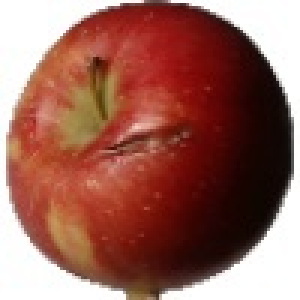
#> input picture fruits-360/fruits-360/Training/Apple Braeburn/r_173_100.jpg, 100 x 100 px (shown 3 times larger); its folder holds only this picture in this run
$ jupyter execute --allow-errors DataReader.ipynb
#> lines starting #> are read from the running program, lines starting #| are printed output that depends on the picture
[cell 1]
import os
import cv2

TRAINING_PATH = "../fruits-360/fruits-360/Training"
VALIDATION_PATH = "../fruits-360/fruits-360/Validation"

# Read in all the images and return features and labels
def data_reader(category_path):
#> called with category_path = '../fruits-360/fruits-360/Training'
    x = []
    y = []
    categories = os.listdir(category_path)
    for idx, category in enumerate(categories):
        image_path = os.path.join(category_path, category)
        images = os.listdir(image_path)
        for image in images:
            file_path = os.path.join(image_path, image)
            image_array = cv2.imread(file_path, cv2.IMREAD_GRAYSCALE)
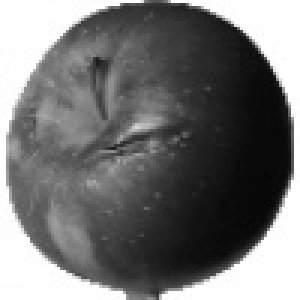
#> image_array: shape (100, 100) (shown 3 times larger); min 5, max 255, mean 115.8
            x.append(image_array)
            y.append(idx)
#> pass 2 of the loop in data_reader, `for idx, category in enumerate(categories):`:
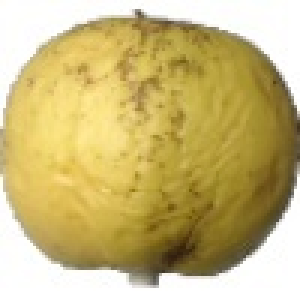
#> input picture fruits-360/fruits-360/Training/Apple Golden 1/223_100.jpg, 100 x 100 px (shown 3 times larger)
#> in data_reader, `image_array = cv2.imread(file_path, cv2.IMREAD_GRAYSCALE)`:
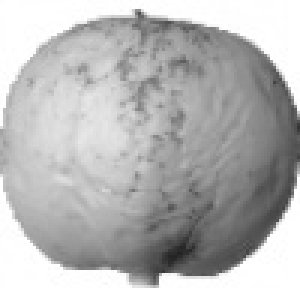
#> image_array: shape (100, 100) (shown 3 times larger); min 35, max 255, mean 183
#> pass 3 of the loop in data_reader, `for idx, category in enumerate(categories):`:
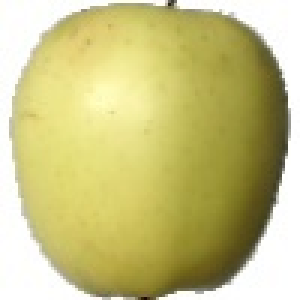
#> input picture fruits-360/fruits-360/Training/Apple Golden 2/313_100.jpg, 100 x 100 px (shown 3 times larger)
#> in data_reader, `image_array = cv2.imread(file_path, cv2.IMREAD_GRAYSCALE)`:
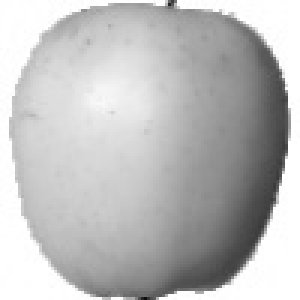
#> image_array: shape (100, 100) (shown 3 times larger); min 11, max 255, mean 189.1
    return x, y

x_train, y_train = data_reader(TRAINING_PATH)
#> (the rest of this cell did not finish here and is left out)
